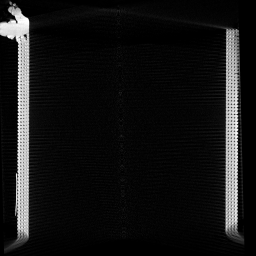
#> input picture README_img/img.png, 256 x 256 px, found by its file name
$ python main.py
#> lines starting #> are read from the running program, lines starting #| are printed output that depends on the picture; after the words box and inside, x2 and y2 are one past the last pixel; in counts of white or black regions, pixels touching at a corner belong together
import sys

import numpy as np
import matplotlib.pyplot as plt
import cv2


# [63 lines left out: functions preprocess, get_img, not called in this run]


def calcu_dis(path):
#> called with path = 'dataset/img.png'
    img = cv2.imread(path)
#> img is the input picture: shape (256, 256, 3); min 0, max 255, mean 20.4
    img = cv2.cvtColor(img, cv2.COLOR_RGB2GRAY)
#> img: shape (256, 256)
    print(img.shape)
#| (256, 256)
    h, w = img.shape
#> h = 256; w = 256
    img = img[h // 4:-h // 4]
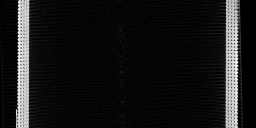
#> img: shape (128, 256); min 0, max 250, mean 23
    _, img = cv2.threshold(img, 150, 255, cv2.THRESH_BINARY)
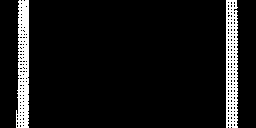
#> img: shape (128, 256); 7.9% white in thin lines or dots, all inside (x1, y1, x2, y2) = (16, 0, 238, 128)
    img = 255 - img
    img = img[:, :img.shape[1] // 2]
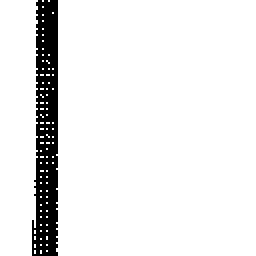
#> img: shape (128, 128) (shown 2 times larger); 92% white; 1 black region, box (x1, y1, x2, y2) and area: (16, 0, 29, 128) 1304


    # print(img.shape) [768,1536]
    num_labels, labels, stats, centroids = cv2.connectedComponentsWithStats(img)
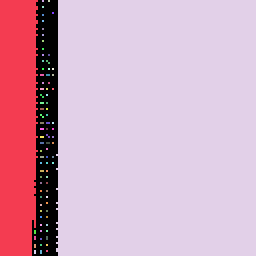
#> labels: shape (128, 128) int32 (shown 2 times larger); 86 distinct labels, from 0 to 85; one colour per label, 0 black
#> num_labels = 86; stats = 86 rows, first 6: [16, 0, 13, 128, 1304], [0, 0, 19, 128, 2291], [21, 0, 1, 1, 1], [24, 0, 1, 1, 1], [28, 0, 100, 128, 12683], [21, 3, 1, 1, 1]; centroids = 86 pairs, first value 8.47 to 77.96, second value 0 to 125.5
    num = 0
    out = np.zeros_like(labels).astype('uint8')
    idxs = []
    for i in range(1, num_labels):
        if 10 <= stats[i, -1] < 100:
            out[labels == i] = 255
            num += 1
            idxs.append(i)
#> out: shape (128, 128); every value is 0
#> after the loop, idxs = []; num = 0
    print(num)
#| 0
    print(num_labels)
#| 86

    cnts, _ = cv2.findContours(out, cv2.RETR_EXTERNAL, cv2.CHAIN_APPROX_NONE)
#> cnts = []

    num = len(cnts)
    sort_mat = np.zeros(num)
#> sort_mat = empty array
    for i in range(num):
        Box2D = cv2.minAreaRect(cnts[i])
        sort_mat[i] = 1 * Box2D[0][0] + 3 * Box2D[0][1]
    idx = np.argsort(sort_mat)
#> idx = empty array

    assert num % 3 == 0
    num_x, num_y = num // 3, 3
#> num_x = 0; num_y = 3
    idx = idx.reshape([num_x, num_y])
    dis_mat = np.zeros([num_x, 4])
#> dis_mat = empty array

    for i in range(num_x):
        for j in range(num_y):
            cnt = cnts[idx[i, j]]
            Box2D = cv2.minAreaRect(cnt)
            print(int(Box2D[0][0]), int(Box2D[0][1]), end='  ')
        print()

    out = cv2.cvtColor(out, cv2.COLOR_GRAY2RGB)
#> out: shape (128, 128, 3); every value is 0

    for i in range(num_x):
        id = idx[i, 0]
        cnt = cnts[id]
        left_point = tuple(cnt[cnt[:, :, 0].argmin()][0])
        y, x = left_point
        ty = y - 1
        while True:
            p = False
            px, py = 0, 0
            for k in range(-5, 5):
                xx, yy = x + k, ty
                if xx < 0 or xx >= len(img):
                    continue
                if img[xx, yy] != 0:
                    p = True
                    px, py = xx, yy
                    break
            if p:
                dis = np.sqrt((x - px) ** 2 + (y - py) ** 2)
                break
            ty -= 1
        dis_mat[i, 0] = dis

        right_point = tuple(cnt[cnt[:, :, 0].argmax()][0])
        y, x = right_point
        ty = y + 1
        while True:
            p = False
            px, py = 0, 0
            for k in range(-5, 5):
                xx, yy = x + k, ty
                if xx < 0 or xx >= len(img):
                    continue
                if img[xx, yy] != 0:
                    p = True
                    px, py = xx, yy
                    break
            if p:
                dis = np.sqrt((x - px) ** 2 + (y - py) ** 2)
                break
            ty += 1
        dis_mat[i, -1] = dis

        for j in range(0, 2):
            id1, id2 = idx[i, j], idx[i, j + 1]
            cnt1, cnt2 = cnts[id1], cnts[id2]
            dis = min_dis(cnt1, cnt2)
            '''
            if dis>100:
                cv2.drawContours(out,[cnt1,cnt2],-1,(0,0,255),2)
                cv2.imshow(str(i),out)
                cv2.waitKey()'''

            ''' left_point = tuple(cnt1[cnt1[:, :, 0].argmax()][0])
            right_point = tuple(cnt2[cnt2[:, :, 0].argmin()][0])
            (x1, y1), (x2, y2) = left_point, right_point
            dis2 = np.sqrt((x1 - x2) ** 2 + (y1 - y2) ** 2)

            dis_mat[i, j + 1] = dis
            cv2.circle(out, (int(x1), int(y1)), 1, (0, 0, 255), -1)
            cv2.circle(out, (int(x2), int(y2)), 1, (0, 0, 255), -1)'''
            dis_mat[i, j + 1] = dis

    print(dis_mat)
    cv2.imshow('out', img)
    cv2.waitKey()

    '''num_labels = num
    stats = stats[idxs]
    centroids = centroids[idxs]


    temp = np.array([1, 5, 0, 0, 0]).reshape([1, -1])
    q = np.sum(stats * temp, 1)
    sort_idx = np.argsort(q)
    stats = stats[sort_idx]
    centroids = centroids[sort_idx]
    assert num_labels % 3 == 0
    h, w = num_labels // 3, 3
    pos = stats[:, :2]
    pos = pos[:, ::-1]
    pos=pos.reshape([h,w,2])
    # print(pos) [38,3,2]
    dis_mat=np.zeros([len(pos),5])
    for i in range(len(pos)):
        idx=i*3
        x,y=stats[idx,1],stats[idx,0]
        id=labels[x,y]
        left_x,left_y=stats'''


# [7 lines left out: function min_dis, not called in this run]


if __name__ == '__main__':
    raw_path = 'dataset/0/FdkRecon-ushort-1536x1536x1536.raw'
    array_path = 'dataset/data.npy'
    img_path = 'dataset/img.png'

    # 将raw转array
    # preprocess(raw_path,array_path)
    # 从三维数组中得到想要的切片图
    # get_img(array_path, img_path)
    calcu_dis(img_path)

$ run again, with README_img/3-2.png copied over README_img/img.png
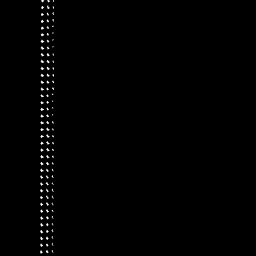
#> input picture README_img/3-2.png, 256 x 256 px, found by its file name
#> in calcu_dis, img is the input picture: shape (256, 256, 3); min 0, max 255, mean 1.8
#| (256, 256)
#> in calcu_dis, `_, img = cv2.threshold(img, 150, 255, cv2.THRESH_BINARY)`:
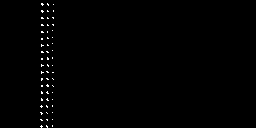
#> img: shape (128, 256); 0.59% white in thin lines or dots, all inside (x1, y1, x2, y2) = (40, 3, 54, 128)
#> in calcu_dis, `img = img[:, :img.shape[1] // 2]`:
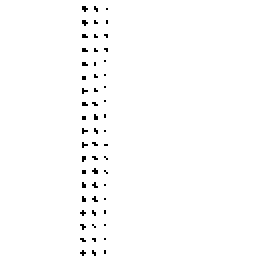
#> img: shape (128, 128) (shown 2 times larger); 98.8% white; black in thin lines or dots, all inside (x1, y1, x2, y2) = (40, 3, 54, 128)
#> num_labels = 2; stats = [[40, 3, 14, 125, 194], [0, 0, 128, 128, 16190]]; centroids = [[45.22, 64.82], [63.72, 63.48]]
#> after the loop in calcu_dis, `for i in range(1, num_labels):`: idxs = []; num = 0
#| 0
#| 2
#> cnts = []
#> idx = empty array
#> num_x = 0; num_y = 3
